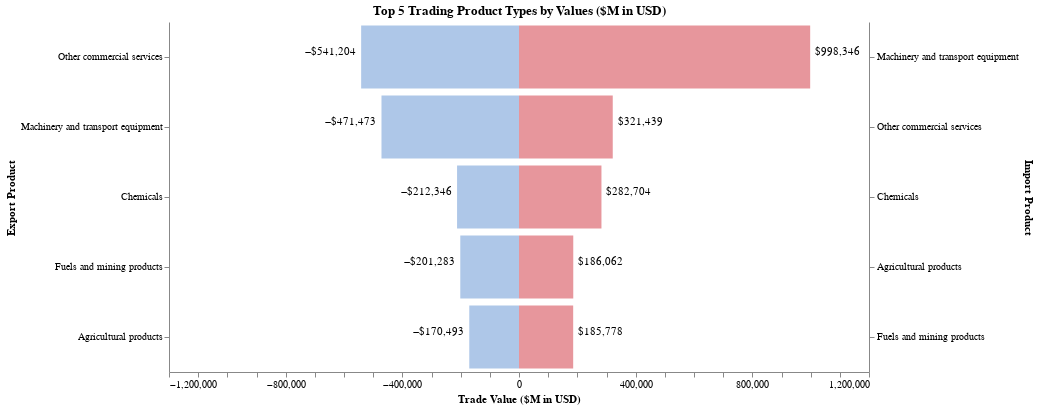

The notebook cell this image was saved under:
### Code cell
source_country = "United States"
target_country = "China"

my_altair = AltairRenderings()

line_chart_1 = my_altair.get_altaire_line_chart_county_trade_for_matrix(source_country, target_country)
top5_partners = my_altair.get_altaire_bar_top5_partners_for_matrix(source_country)
top_5_products = my_altair.get_altaire_dual_axis_bar_top5(source_country)
top_5_products

### Figure 1 — Vega-Lite specification as saved in the notebook (floating-point values rounded to 4 significant figures)
{"config": {"view": {"continuousWidth": 400, "continuousHeight": 300, "strokeWidth": 0}, "axis": {"grid": false}}, "layer": [{"mark": {"type": "bar", "color": "#aec7e8"}, "encoding": {"tooltip": {"field": "Export_Value", "format": "$,.0f", "type": "quantitative"}, "x": {"axis": {"title": "Trade Value ($M in USD)"}, "field": "Export_Value", "scale": {"domain": [-1103000.0, 1103000.0]}, "type": "quantitative"}, "y": {"axis": {"title": "Export Product"}, "field": "Export_Product", "sort": "x", "type": "nominal"}}, "selection": {"Year": {"type": "single", "bind": {"input": "range", "max": 2020, "min": 2014, "step": 1}, "fields": ["Year"], "init": {"Year": 2020}}}}, {"mark": {"type": "bar", "color": "#e7969c"}, "encoding": {"tooltip": {"field": "Import_Value", "format": "$,.0f", "type": "quantitative"}, "x": {"axis": {"title": "Trade Value ($M in USD)"}, "field": "Import_Value", "scale": {"domain": [-1103000.0, 1103000.0]}, "type": "quantitative"}, "y": {"axis": {"title": "Import Product"}, "field": "Import_Product", "sort": "-x", "type": "nominal"}}}, {"mark": {"type": "text", "align": "right", "dx": -5, "dy": -5}, "encoding": {"text": {"field": "Export_Value", "format": "$,.0f", "type": "quantitative"}, "x": {"field": "Export_Value", "type": "quantitative"}, "y": {"axis": null, "field": "Export_Product", "sort": "x", "type": "nominal"}}}, {"mark": {"type": "text", "align": "left", "dx": 5, "dy": -5}, "encoding": {"text": {"field": "Import_Value", "format": "$,.0f", "type": "quantitative"}, "x": {"field": "Import_Value", "type": "quantitative"}, "y": {"axis": null, "field": "Import_Product", "sort": "-x", "type": "nominal"}}}], "data": {"name": "data-41fc0d2dc9e6228094433fef523b24cb"}, "height": 350, "resolve": {"scale": {"y": "independent"}}, "title": "Top 5 Trading Product Types by Values ($M in USD)", "transform": [{"filter": {"selection": "Year"}}], "width": 700, "$schema": "https://vega.github.io/schema/vega-lite/v4.17.0.json", "datasets": {"data-41fc0d2dc9e6228094433fef523b24cb": [{"Year": 2014, "Export_Value": -552100.0, "Export_Product": "Machinery and transport equipment", "rnk": 1, "Import_Value": 956200.0, "Import_Product": "Machinery and transport equipment"}, {"Year": 2014, "Export_Value": -448400.0, "Export_Product": "Other commercial services", "rnk": 2, "Import_Value": 409600.0, "Import_Product": "Fuels and mining products"}, {"Year": 2014, "Export_Value": -211800.0, "Export_Product": "Chemicals", "rnk": 3, "Import_Value": 264100.0, "Import_Product": "Other commercial services"}, {"Year": 2014, "Export_Value": -201700.0, "Export_Product": "Fuels and mining products", "rnk": 4, "Import_Value": 211700.0, "Import_Product": "Chemicals"}, {"Year": 2014, "Export_Value": -182400.0, "Export_Product": "Agricultural products", "rnk": 5, "Import_Value": 156900.0, "Import_Product": "Agricultural products"}, {"Year": 2015, "Export_Value": -527200.0, "Export_Product": "Machinery and transport equipment", "rnk": 1, "Import_Value": 989200.0, "Import_Product": "Machinery and transport equipment"}, {"Year": 2015, "Export_Value": -451700.0, "Export_Product": "Other commercial services", "rnk": 2, "Import_Value": 266400.0, "Import_Product": "Other commercial services"}, {"Year": 2015, "Export_Value": -206300.0, "Export_Product": "Chemicals", "rnk": 3, "Import_Value": 245900.0, "Import_Product": "Fuels and mining products"}, {"Year": 2015, "Export_Value": -192600.0, "Export_Product": "Travel", "rnk": 4, "Import_Value": 220400.0, "Import_Product": "Chemicals"}, {"Year": 2015, "Export_Value": -163400.0, "Export_Product": "Agricultural products", "rnk": 5, "Import_Value": 156700.0, "Import_Product": "Agricultural products"}, {"Year": 2016, "Export_Value": -505900.0, "Export_Product": "Machinery and transport equipment", "rnk": 1, "Import_Value": 969900.0, "Import_Product": "Machinery and transport equipment"}, {"Year": 2016, "Export_Value": -465900.0, "Export_Product": "Other commercial services", "rnk": 2, "Import_Value": 282000.0, "Import_Product": "Other commercial services"}, {"Year": 2016, "Export_Value": -197300.0, "Export_Product": "Chemicals", "rnk": 3, "Import_Value": 221200.0, "Import_Product": "Chemicals"}, {"Year": 2016, "Export_Value": -192900.0, "Export_Product": "Travel", "rnk": 4, "Import_Value": 205700.0, "Import_Product": "Fuels and mining products"}, {"Year": 2016, "Export_Value": -164500.0, "Export_Product": "Agricultural products", "rnk": 5, "Import_Value": 159100.0, "Import_Product": "Agricultural products"}, {"Year": 2017, "Export_Value": -527500.0, "Export_Product": "Machinery and transport equipment", "rnk": 1, "Import_Value": 1041000.0, "Import_Product": "Machinery and transport equipment"}, {"Year": 2017, "Export_Value": -507800.0, "Export_Product": "Other commercial services", "rnk": 2, "Import_Value": 303900.0, "Import_Product": "Other commercial services"}, {"Year": 2017, "Export_Value": -206500.0, "Export_Product": "Chemicals", "rnk": 3, "Import_Value": 257800.0, "Import_Product": "Fuels and mining products"}, {"Year": 2017, "Export_Value": -196500.0, "Export_Product": "Travel", "rnk": 4, "Import_Value": 225400.0, "Import_Product": "Chemicals"}, {"Year": 2017, "Export_Value": -177700.0, "Export_Product": "Fuels and mining products", "rnk": 5, "Import_Value": 169700.0, "Import_Product": "Agricultural products"}, {"Year": 2018, "Export_Value": -541000.0, "Export_Product": "Machinery and transport equipment", "rnk": 1, "Import_Value": 1103000.0, "Import_Product": "Machinery and transport equipment"}, {"Year": 2018, "Export_Value": -517700.0, "Export_Product": "Other commercial services", "rnk": 2, "Import_Value": 300600.0, "Import_Product": "Fuels and mining products"}, {"Year": 2018, "Export_Value": -238000.0, "Export_Product": "Fuels and mining products", "rnk": 3, "Import_Value": 297000.0, "Import_Product": "Other commercial services"}, {"Year": 2018, "Export_Value": -222200.0, "Export_Product": "Chemicals", "rnk": 4, "Import_Value": 262700.0, "Import_Product": "Chemicals"}, {"Year": 2018, "Export_Value": -200700.0, "Export_Product": "Travel", "rnk": 5, "Import_Value": 179900.0, "Import_Product": "Agricultural products"}, {"Year": 2019, "Export_Value": -535800.0, "Export_Product": "Other commercial services", "rnk": 1, "Import_Value": 1088000.0, "Import_Product": "Machinery and transport equipment"}, {"Year": 2019, "Export_Value": -534900.0, "Export_Product": "Machinery and transport equipment", "rnk": 2, "Import_Value": 312200.0, "Import_Product": "Other commercial services"}, {"Year": 2019, "Export_Value": -243100.0, "Export_Product": "Fuels and mining products", "rnk": 3, "Import_Value": 271800.0, "Import_Product": "Chemicals"}, {"Year": 2019, "Export_Value": -224300.0, "Export_Product": "Chemicals", "rnk": 4, "Import_Value": 265700.0, "Import_Product": "Fuels and mining products"}, {"Year": 2019, "Export_Value": -199400.0, "Export_Product": "Travel", "rnk": 5, "Import_Value": 181100.0, "Import_Product": "Agricultural products"}, {"Year": 2020, "Export_Value": -541200.0, "Export_Product": "Other commercial services", "rnk": 1, "Import_Value": 998300.0, "Import_Product": "Machinery and transport equipment"}, {"Year": 2020, "Export_Value": -471500.0, "Export_Product": "Machinery and transport equipment", "rnk": 2, "Import_Value": 321400.0, "Import_Product": "Other commercial services"}, {"Year": 2020, "Export_Value": -212300.0, "Export_Product": "Chemicals", "rnk": 3, "Import_Value": 282700.0, "Import_Product": "Chemicals"}, {"Year": 2020, "Export_Value": -201300.0, "Export_Product": "Fuels and mining products", "rnk": 4, "Import_Value": 186100.0, "Import_Product": "Agricultural products"}, {"Year": 2020, "Export_Value": -170500.0, "Export_Product": "Agricultural products", "rnk": 5, "Import_Value": 185800.0, "Import_Product": "Fuels and mining products"}]}}
